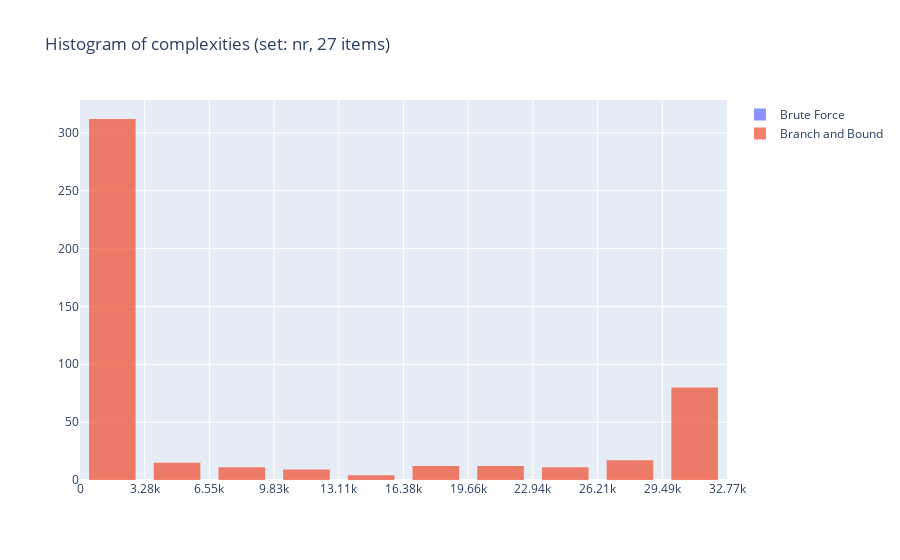

The notebook cell this image was saved under:
### Code cell
plotHistogram(dfs, "nr", 15, 
    "Histogram of complexities (set: nr, 27 items)",
    "Number of evaluated instances", "complexity"
    )

### Figure 1 — Plotly figure (JSON) as saved in the notebook; plotly's stock layout.template omitted (floating-point values rounded to 4 significant figures; data arrays with more than 128 entries replaced by an {"elided": "..."} marker saying what was removed)
{"data": [{"name": "Brute Force", "opacity": 0.75, "type": "histogram", "x": {"elided": "500 int values"}, "xbins": {"end": 32768, "size": 3277.0, "start": 0}}, {"name": "Branch and Bound", "opacity": 0.75, "type": "histogram", "x": {"elided": "500 int values"}, "xbins": {"end": 32768, "size": 3277.0, "start": 0}}], "layout": {"bargap": 0.2, "bargroupgap": 0.1, "barmode": "overlay", "title": {"text": "Histogram of complexities (set: nr, 27 items)"}, "xaxis": {"dtick": 3277.0, "range": [0, 32768], "showgrid": true, "tick0": 0, "tickmode": "linear"}}}
